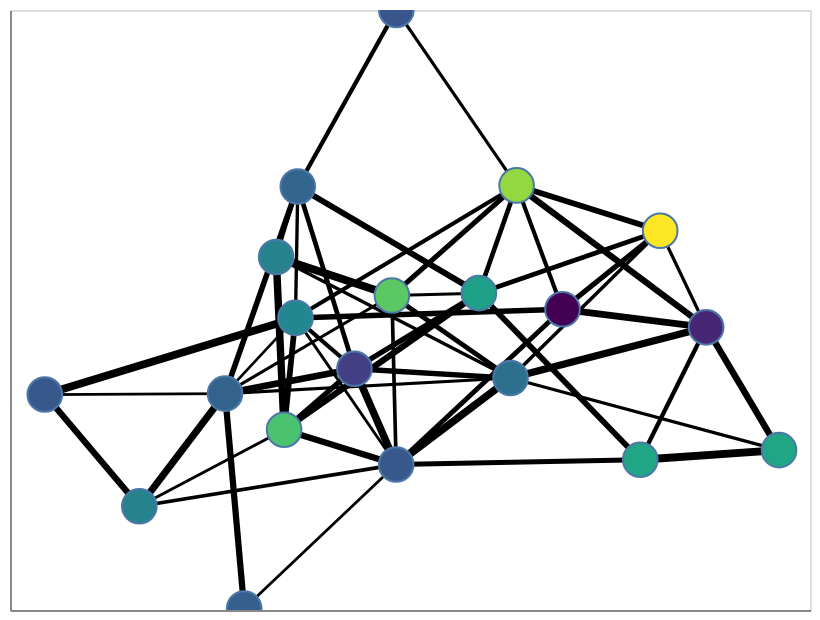

Notebook code cell kept with this figure:
### Code cell
# Add weights to nodes and edges
for n in G.nodes():
    G.nodes[n]['weight'] = np.random.randn()

for e in G.edges():
    G.edges[e]['weight'] = np.random.uniform(1, 10)


# Draw the graph using Altair
viz = nxa.draw_networkx(
    G, pos=pos,
    node_color='weight',
    cmap='viridis',
    width='weight',
    edge_color='black',
)

# Show it as an interactive plot!
viz.interactive()

### Figure 1 — Vega-Lite specification as saved in the notebook (floating-point values rounded to 4 significant figures)
{"config": {"view": {"continuousWidth": 400, "continuousHeight": 300}}, "layer": [{"data": {"name": "data-1d0cf45d1656c0ded28b23191da674dc"}, "mark": {"type": "line", "color": "black", "opacity": 1}, "encoding": {"detail": {"field": "edge", "type": "quantitative"}, "size": {"field": "weight", "legend": null, "type": "quantitative"}, "x": {"axis": {"grid": false, "labels": false, "ticks": false, "title": ""}, "field": "x", "type": "quantitative"}, "y": {"axis": {"grid": false, "labels": false, "ticks": false, "title": ""}, "field": "y", "type": "quantitative"}}, "selection": {"selector002": {"type": "interval", "bind": "scales", "encodings": ["x", "y"]}}}, {"data": {"name": "data-5f9ef9cc1735d245325de77031896a8f"}, "mark": {"type": "point", "opacity": 1, "size": 300, "strokeWidth": 1.0}, "encoding": {"fill": {"field": "weight", "scale": {"scheme": "viridis"}, "type": "quantitative"}, "x": {"axis": {"grid": false, "labels": false, "ticks": false}, "field": "x", "type": "quantitative"}, "y": {"axis": {"grid": false, "labels": false, "ticks": false}, "field": "y", "type": "quantitative"}}}], "$schema": "https://vega.github.io/schema/vega-lite/v4.17.0.json", "datasets": {"data-1d0cf45d1656c0ded28b23191da674dc": [{"x": -0.2863, "edge": 0, "pair": [0, 4], "source": 0, "weight": 2.245, "target": 4, "y": 0.07628}, {"x": -0.2805, "edge": 0, "pair": [0, 4], "source": 0, "weight": 2.245, "target": 4, "y": 0.4707}, {"x": -0.2863, "edge": 1, "pair": [0, 5], "source": 0, "weight": 3.389, "target": 5, "y": 0.07628}, {"x": 0.2666, "edge": 1, "pair": [0, 5], "source": 0, "weight": 3.389, "target": 5, "y": 0.4737}, {"x": -0.2863, "edge": 2, "pair": [0, 9], "source": 0, "weight": 1.489, "target": 9, "y": 0.07628}, {"x": -0.03456, "edge": 2, "pair": [0, 9], "source": 0, "weight": 1.489, "target": 9, "y": -0.3636}, {"x": -0.2863, "edge": 3, "pair": [0, 10], "source": 0, "weight": 3.464, "target": 10, "y": 0.07628}, {"x": -0.1389, "edge": 3, "pair": [0, 10], "source": 0, "weight": 3.464, "target": 10, "y": -0.07626}, {"x": -0.2863, "edge": 4, "pair": [0, 13], "source": 0, "weight": 1.166, "target": 13, "y": 0.07628}, {"x": -0.4624, "edge": 4, "pair": [0, 13], "source": 0, "weight": 1.166, "target": 13, "y": -0.1508}, {"x": -0.2863, "edge": 5, "pair": [0, 15], "source": 0, "weight": 5.805, "target": 15, "y": 0.07628}, {"x": 0.3813, "edge": 5, "pair": [0, 15], "source": 0, "weight": 5.805, "target": 15, "y": 0.1022}, {"x": -0.2863, "edge": 6, "pair": [0, 18], "source": 0, "weight": 9.603, "target": 18, "y": 0.07628}, {"x": -0.9131, "edge": 6, "pair": [0, 18], "source": 0, "weight": 9.603, "target": 18, "y": -0.1536}, {"x": -0.2863, "edge": 7, "pair": [0, 19], "source": 0, "weight": 6.148, "target": 19, "y": 0.07628}, {"x": -0.3147, "edge": 7, "pair": [0, 19], "source": 0, "weight": 6.148, "target": 19, "y": -0.2593}, {"x": -0.4145, "edge": 8, "pair": [1, 9], "source": 1, "weight": 1.31, "target": 9, "y": -0.7955}, {"x": -0.03456, "edge": 8, "pair": [1, 9], "source": 1, "weight": 1.31, "target": 9, "y": -0.3636}, {"x": -0.4145, "edge": 9, "pair": [1, 13], "source": 1, "weight": 7.02, "target": 13, "y": -0.7955}, {"x": -0.4624, "edge": 9, "pair": [1, 13], "source": 1, "weight": 7.02, "target": 13, "y": -0.1508}, {"x": 0.1722, "edge": 10, "pair": [2, 3], "source": 2, "weight": 1.677, "target": 3, "y": 0.1505}, {"x": -0.04525, "edge": 10, "pair": [2, 3], "source": 2, "weight": 1.677, "target": 3, "y": 0.1433}, {"x": 0.1722, "edge": 11, "pair": [2, 4], "source": 2, "weight": 6.586, "target": 4, "y": 0.1505}, {"x": -0.2805, "edge": 11, "pair": [2, 4], "source": 2, "weight": 6.586, "target": 4, "y": 0.4707}, {"x": 0.1722, "edge": 12, "pair": [2, 5], "source": 2, "weight": 4.412, "target": 5, "y": 0.1505}, {"x": 0.2666, "edge": 12, "pair": [2, 5], "source": 2, "weight": 4.412, "target": 5, "y": 0.4737}, {"x": 0.1722, "edge": 13, "pair": [2, 10], "source": 2, "weight": 5.386, "target": 10, "y": 0.1505}, {"x": -0.1389, "edge": 13, "pair": [2, 10], "source": 2, "weight": 5.386, "target": 10, "y": -0.07626}, {"x": 0.1722, "edge": 14, "pair": [2, 14], "source": 2, "weight": 4.647, "target": 14, "y": 0.1505}, {"x": 0.6255, "edge": 14, "pair": [2, 14], "source": 2, "weight": 4.647, "target": 14, "y": 0.3379}, {"x": 0.1722, "edge": 15, "pair": [2, 17], "source": 2, "weight": 6.157, "target": 17, "y": 0.1505}, {"x": 0.5757, "edge": 15, "pair": [2, 17], "source": 2, "weight": 6.157, "target": 17, "y": -0.3491}, {"x": 0.1722, "edge": 16, "pair": [2, 19], "source": 2, "weight": 7.105, "target": 19, "y": 0.1505}, {"x": -0.3147, "edge": 16, "pair": [2, 19], "source": 2, "weight": 7.105, "target": 19, "y": -0.2593}, {"x": -0.04525, "edge": 17, "pair": [3, 5], "source": 3, "weight": 5.2, "target": 5, "y": 0.1433}, {"x": 0.2666, "edge": 17, "pair": [3, 5], "source": 3, "weight": 5.2, "target": 5, "y": 0.4737}, {"x": -0.04525, "edge": 18, "pair": [3, 7], "source": 3, "weight": 9.959, "target": 7, "y": 0.1433}, {"x": -0.3346, "edge": 18, "pair": [3, 7], "source": 3, "weight": 9.959, "target": 7, "y": 0.259}, {"x": -0.04525, "edge": 19, "pair": [3, 9], "source": 3, "weight": 2.75, "target": 9, "y": 0.1433}, {"x": -0.03456, "edge": 19, "pair": [3, 9], "source": 3, "weight": 2.75, "target": 9, "y": -0.3636}, {"x": -0.04525, "edge": 20, "pair": [3, 13], "source": 3, "weight": 1.634, "target": 13, "y": 0.1433}, {"x": -0.4624, "edge": 20, "pair": [3, 13], "source": 3, "weight": 1.634, "target": 13, "y": -0.1508}, {"x": -0.04525, "edge": 21, "pair": [3, 16], "source": 3, "weight": 4.477, "target": 16, "y": 0.1433}, {"x": 0.2514, "edge": 21, "pair": [3, 16], "source": 3, "weight": 4.477, "target": 16, "y": -0.1041}, {"x": -0.2805, "edge": 22, "pair": [4, 7], "source": 4, "weight": 2.413, "target": 7, "y": 0.4707}, {"x": -0.3346, "edge": 22, "pair": [4, 7], "source": 4, "weight": 2.413, "target": 7, "y": 0.259}, {"x": -0.2805, "edge": 23, "pair": [4, 10], "source": 4, "weight": 4.386, "target": 10, "y": 0.4707}, {"x": -0.1389, "edge": 23, "pair": [4, 10], "source": 4, "weight": 4.386, "target": 10, "y": -0.07626}, {"x": -0.2805, "edge": 24, "pair": [4, 11], "source": 4, "weight": 3.816, "target": 11, "y": 0.4707}, {"x": -0.03413, "edge": 24, "pair": [4, 11], "source": 4, "weight": 3.816, "target": 11, "y": 1.0}, {"x": -0.2805, "edge": 25, "pair": [4, 13], "source": 4, "weight": 5.944, "target": 13, "y": 0.4707}, {"x": -0.4624, "edge": 25, "pair": [4, 13], "source": 4, "weight": 5.944, "target": 13, "y": -0.1508}, {"x": 0.2666, "edge": 26, "pair": [5, 6], "source": 5, "weight": 7.042, "target": 6, "y": 0.4737}, {"x": 0.7404, "edge": 26, "pair": [5, 6], "source": 5, "weight": 7.042, "target": 6, "y": 0.04806}, {"x": 0.2666, "edge": 27, "pair": [5, 11], "source": 5, "weight": 1.939, "target": 11, "y": 0.4737}, {"x": -0.03413, "edge": 27, "pair": [5, 11], "source": 5, "weight": 1.939, "target": 11, "y": 1.0}, {"x": 0.2666, "edge": 28, "pair": [5, 14], "source": 5, "weight": 6.337, "target": 14, "y": 0.4737}, {"x": 0.6255, "edge": 28, "pair": [5, 14], "source": 5, "weight": 6.337, "target": 14, "y": 0.3379}, {"x": 0.2666, "edge": 29, "pair": [5, 15], "source": 5, "weight": 3.424, "target": 15, "y": 0.4737}, {"x": 0.3813, "edge": 29, "pair": [5, 15], "source": 5, "weight": 3.424, "target": 15, "y": 0.1022}, {"x": 0.7404, "edge": 30, "pair": [6, 8], "source": 6, "weight": 7.514, "target": 8, "y": 0.04806}, {"x": 0.9226, "edge": 30, "pair": [6, 8], "source": 6, "weight": 7.514, "target": 8, "y": -0.3204}, {"x": 0.7404, "edge": 31, "pair": [6, 14], "source": 6, "weight": 2.043, "target": 14, "y": 0.04806}, {"x": 0.6255, "edge": 31, "pair": [6, 14], "source": 6, "weight": 2.043, "target": 14, "y": 0.3379}, {"x": 0.7404, "edge": 32, "pair": [6, 15], "source": 6, "weight": 8.001, "target": 15, "y": 0.04806}, {"x": 0.3813, "edge": 32, "pair": [6, 15], "source": 6, "weight": 8.001, "target": 15, "y": 0.1022}, {"x": 0.7404, "edge": 33, "pair": [6, 16], "source": 6, "weight": 8.526, "target": 16, "y": 0.04806}, {"x": 0.2514, "edge": 33, "pair": [6, 16], "source": 6, "weight": 8.526, "target": 16, "y": -0.1041}, {"x": 0.7404, "edge": 34, "pair": [6, 17], "source": 6, "weight": 3.821, "target": 17, "y": 0.04806}, {"x": 0.5757, "edge": 34, "pair": [6, 17], "source": 6, "weight": 3.821, "target": 17, "y": -0.3491}, {"x": -0.3346, "edge": 35, "pair": [7, 16], "source": 7, "weight": 2.234, "target": 16, "y": 0.259}, {"x": 0.2514, "edge": 35, "pair": [7, 16], "source": 7, "weight": 2.234, "target": 16, "y": -0.1041}, {"x": -0.3346, "edge": 36, "pair": [7, 19], "source": 7, "weight": 8.965, "target": 19, "y": 0.259}, {"x": -0.3147, "edge": 36, "pair": [7, 19], "source": 7, "weight": 8.965, "target": 19, "y": -0.2593}, {"x": 0.9226, "edge": 37, "pair": [8, 16], "source": 8, "weight": 1.974, "target": 16, "y": -0.3204}, {"x": 0.2514, "edge": 37, "pair": [8, 16], "source": 8, "weight": 1.974, "target": 16, "y": -0.1041}, {"x": 0.9226, "edge": 38, "pair": [8, 17], "source": 8, "weight": 9.79, "target": 17, "y": -0.3204}, {"x": 0.5757, "edge": 38, "pair": [8, 17], "source": 8, "weight": 9.79, "target": 17, "y": -0.3491}, {"x": -0.03456, "edge": 39, "pair": [9, 10], "source": 9, "weight": 8.959, "target": 10, "y": -0.3636}, {"x": -0.1389, "edge": 39, "pair": [9, 10], "source": 9, "weight": 8.959, "target": 10, "y": -0.07626}, {"x": -0.03456, "edge": 40, "pair": [9, 12], "source": 9, "weight": 2.844, "target": 12, "y": -0.3636}, {"x": -0.6766, "edge": 40, "pair": [9, 12], "source": 9, "weight": 2.844, "target": 12, "y": -0.4889}, {"x": -0.03456, "edge": 41, "pair": [9, 15], "source": 9, "weight": 4.899, "target": 15, "y": -0.3636}, {"x": 0.3813, "edge": 41, "pair": [9, 15], "source": 9, "weight": 4.899, "target": 15, "y": 0.1022}, {"x": -0.03456, "edge": 42, "pair": [9, 16], "source": 9, "weight": 9.147, "target": 16, "y": -0.3636}, {"x": 0.2514, "edge": 42, "pair": [9, 16], "source": 9, "weight": 9.147, "target": 16, "y": -0.1041}, {"x": -0.03456, "edge": 43, "pair": [9, 17], "source": 9, "weight": 5.117, "target": 17, "y": -0.3636}, {"x": 0.5757, "edge": 43, "pair": [9, 17], "source": 9, "weight": 5.117, "target": 17, "y": -0.3491}, {"x": -0.03456, "edge": 44, "pair": [9, 19], "source": 9, "weight": 6.84, "target": 19, "y": -0.3636}, {"x": -0.3147, "edge": 44, "pair": [9, 19], "source": 9, "weight": 6.84, "target": 19, "y": -0.2593}, {"x": -0.1389, "edge": 45, "pair": [10, 13], "source": 10, "weight": 7.663, "target": 13, "y": -0.07626}, {"x": -0.4624, "edge": 45, "pair": [10, 13], "source": 10, "weight": 7.663, "target": 13, "y": -0.1508}, {"x": -0.1389, "edge": 46, "pair": [10, 16], "source": 10, "weight": 5.435, "target": 16, "y": -0.07626}, {"x": 0.2514, "edge": 46, "pair": [10, 16], "source": 10, "weight": 5.435, "target": 16, "y": -0.1041}, {"x": -0.1389, "edge": 47, "pair": [10, 19], "source": 10, "weight": 5.134, "target": 19, "y": -0.07626}, {"x": -0.3147, "edge": 47, "pair": [10, 19], "source": 10, "weight": 5.134, "target": 19, "y": -0.2593}, {"x": -0.6766, "edge": 48, "pair": [12, 13], "source": 12, "weight": 8.505, "target": 13, "y": -0.4889}, {"x": -0.4624, "edge": 48, "pair": [12, 13], "source": 12, "weight": 8.505, "target": 13, "y": -0.1508}, {"x": -0.6766, "edge": 49, "pair": [12, 18], "source": 12, "weight": 7.256, "target": 18, "y": -0.4889}, {"x": -0.9131, "edge": 49, "pair": [12, 18], "source": 12, "weight": 7.256, "target": 18, "y": -0.1536}, {"x": -0.6766, "edge": 50, "pair": [12, 19], "source": 12, "weight": 1.687, "target": 19, "y": -0.4889}, {"x": -0.3147, "edge": 50, "pair": [12, 19], "source": 12, "weight": 1.687, "target": 19, "y": -0.2593}, {"x": -0.4624, "edge": 51, "pair": [13, 16], "source": 13, "weight": 1.826, "target": 16, "y": -0.1508}, {"x": 0.2514, "edge": 51, "pair": [13, 16], "source": 13, "weight": 1.826, "target": 16, "y": -0.1041}, {"x": -0.4624, "edge": 52, "pair": [13, 18], "source": 13, "weight": 1.305, "target": 18, "y": -0.1508}, {"x": -0.9131, "edge": 52, "pair": [13, 18], "source": 13, "weight": 1.305, "target": 18, "y": -0.1536}, {"x": 0.6255, "edge": 53, "pair": [14, 15], "source": 14, "weight": 5.474, "target": 15, "y": 0.3379}, {"x": 0.3813, "edge": 53, "pair": [14, 15], "source": 14, "weight": 5.474, "target": 15, "y": 0.1022}, {"x": 0.6255, "edge": 54, "pair": [14, 16], "source": 14, "weight": 2.585, "target": 16, "y": 0.3379}, {"x": 0.2514, "edge": 54, "pair": [14, 16], "source": 14, "weight": 2.585, "target": 16, "y": -0.1041}], "data-5f9ef9cc1735d245325de77031896a8f": [{"x": -0.2863, "y": 0.07628, "weight": 0.1857}, {"x": -0.4145, "y": -0.7955, "weight": -0.1883}, {"x": 0.1722, "y": 0.1505, "weight": 0.4435}, {"x": -0.04525, "y": 0.1433, "weight": 0.8637}, {"x": -0.2805, "y": 0.4707, "weight": -0.1265}, {"x": 0.2666, "y": 0.4737, "weight": 1.081}, {"x": 0.7404, "y": 0.04806, "weight": -0.6456}, {"x": -0.3346, "y": 0.259, "weight": 0.1464}, {"x": 0.9226, "y": -0.3204, "weight": 0.495}, {"x": -0.03456, "y": -0.3636, "weight": -0.2398}, {"x": -0.1389, "y": -0.07626, "weight": -0.4562}, {"x": -0.03413, "y": 1.0, "weight": -0.2651}, {"x": -0.6766, "y": -0.4889, "weight": 0.1446}, {"x": -0.4624, "y": -0.1508, "weight": -0.15}, {"x": 0.6255, "y": 0.3379, "weight": 1.451}, {"x": 0.3813, "y": 0.1022, "weight": -0.8844}, {"x": 0.2514, "y": -0.1041, "weight": -0.02836}, {"x": 0.5757, "y": -0.3491, "weight": 0.4956}, {"x": -0.9131, "y": -0.1536, "weight": -0.2477}, {"x": -0.3147, "y": -0.2593, "weight": 0.7872}]}}
